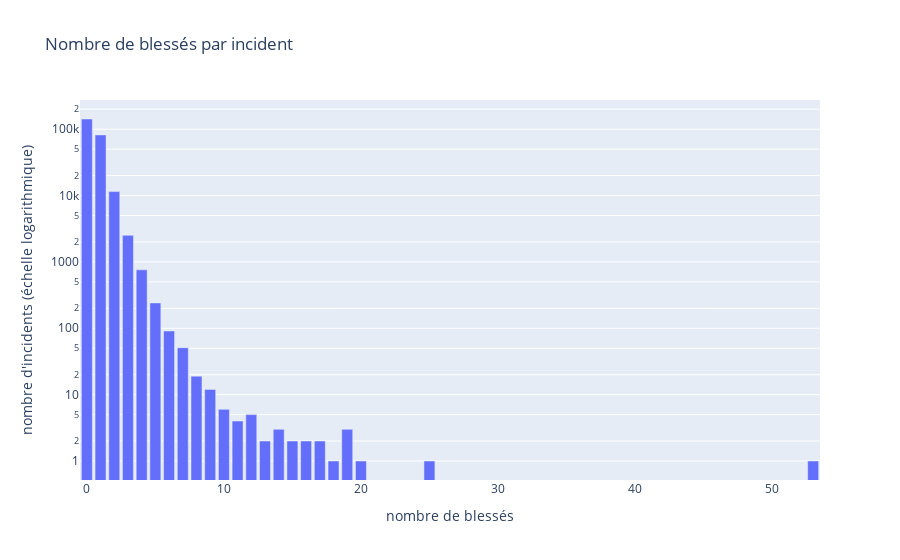

The notebook cell this image was saved under:
### Code cell
fig8 = px.bar(updated_base, x=sorted(pd.unique(updated_base['n_injured'])), y=updated_base.groupby(updated_base['n_injured']).count()['incident_id'],
              labels={"x":"nombre de blessés", "y":"nombre d'incidents (échelle logarithmique)"},
              title="Nombre de blessés par incident",
              log_y=True)

fig8.show()

### Figure 1 — Plotly figure (JSON) as saved in the notebook; plotly's stock layout.template omitted (floating-point values rounded to 4 significant figures)
{"data": [{"alignmentgroup": "True", "hovertemplate": "nombre de blessés=%{x}<br>nombre d'incidents (échelle logarithmique)=%{y}<extra></extra>", "legendgroup": "", "marker": {"color": "#636efa", "pattern": {"shape": ""}}, "name": "", "offsetgroup": "", "orientation": "v", "showlegend": false, "textposition": "auto", "type": "bar", "x": [0, 1, 2, 3, 4, 5, 6, 7, 8, 9, 10, 11, 12, 13, 14, 15, 16, 17, 18, 19, 20, 25, 53], "xaxis": "x", "y": [142487, 81986, 11484, 2513, 760, 241, 91, 51, 19, 12, 6, 4, 5, 2, 3, 2, 2, 2, 1, 3, 1, 1, 1], "yaxis": "y"}], "layout": {"barmode": "relative", "legend": {"tracegroupgap": 0}, "title": {"text": "Nombre de blessés par incident"}, "xaxis": {"anchor": "y", "domain": [0, 1], "title": {"text": "nombre de blessés"}}, "yaxis": {"anchor": "x", "domain": [0, 1], "title": {"text": "nombre d'incidents (échelle logarithmique)"}, "type": "log"}}}
